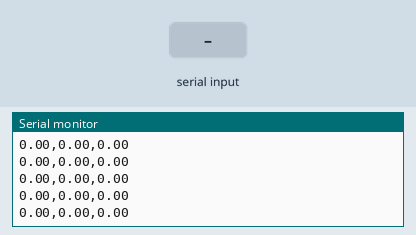
The sketch below on a simulated Arduino Uno, built with avr-gcc and run on an emulated ATmega328P. On the bench: the last lines printed to the serial monitor. Inputs (shaded band) come from the test bench.

Above: at 1.2 s.
1.3 s: "<30,150>" received over Serial
At 2.2 s:
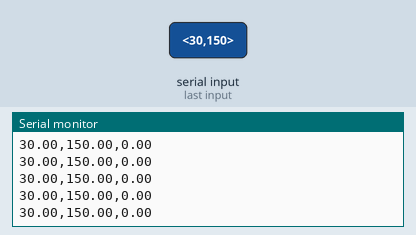
4.3 s: "<90,45,200>" received over Serial
At 4.9 s:
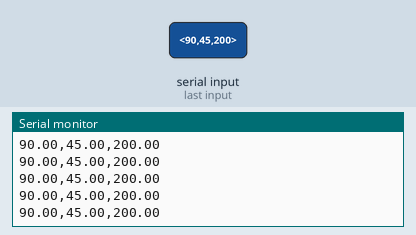
Timing chart, 0 to 7.3 s (numbered marks = the images above; inputs shaded):
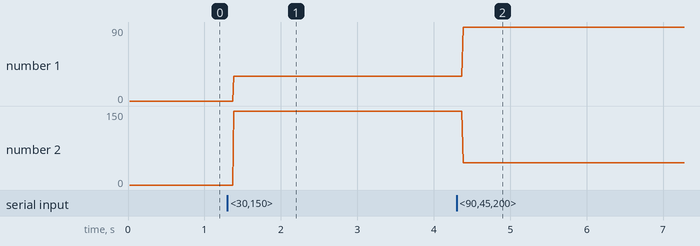

The sketch:

serial_event_test.ino
```cpp
const byte numChars = 32;
char receivedChars[numChars];

 float f1=0.0;
 float f2=0.0;
 float f3=0.0;


boolean newData = false;

void setup() {
    Serial.begin(9600);
    Serial.println("<Arduino is ready>");
}

void loop() {
    Serial.print(f1);
    Serial.print(',');
    Serial.print(f2);
    Serial.print(',');
    Serial.println(f3);
}

void serialEvent()
{
  noInterrupts();
  recvWithStartEndMarkers();
    parseData();
   interrupts();
}

void recvWithStartEndMarkers() {
    static boolean recvInProgress = false;
    static byte ndx = 0;
    char startMarker = '<';
    char endMarker = '>';
    char rc;

 // if (Serial.available() > 0) {
    while (Serial.available() > 0 && newData == false) {
        rc = Serial.read();

        if (recvInProgress == true) {
            if (rc != endMarker) {
                receivedChars[ndx] = rc;
                ndx++;
                if (ndx >= numChars) {
                    ndx = numChars - 1;
                }
            }
            else {
                receivedChars[ndx] = '\0'; // terminate the string
                recvInProgress = false;
                ndx = 0;
                newData = true;
            }
        }

        else if (rc == startMarker) {
            recvInProgress = true;
        }
    }
}


void parseData()
{
  if(newData)
  {
  char * strtokIndx; // this is used by strtok() as an index
  strtokIndx = strtok(receivedChars, ",");
  f1=atof(strtokIndx);

  strtokIndx = strtok(NULL, ",");
  f2=atof(strtokIndx);
  strtokIndx = strtok(NULL, "\0");
  f3=atof(strtokIndx);
  showNewData();
  }
}

void showNewData() {
  if(newData){
   //Serial.println(f1);
    //Serial.println(f2);
     //Serial.println(f3);
     newData=false;
  }
}
```

Measured:
- after the input at 1.3 s, the serial monitor: prints a new line after 0.09 s (image 1)
- after the input at 4.3 s, the serial monitor: prints a new line after 0.09 s (image 2)
- plotted number 1: 0 → 30 after the input at 1.3 s, 30 → 90 after the input at 4.3 s
- plotted number 2: 0 → 150 after the input at 1.3 s, 150 → 45 after the input at 4.3 s
